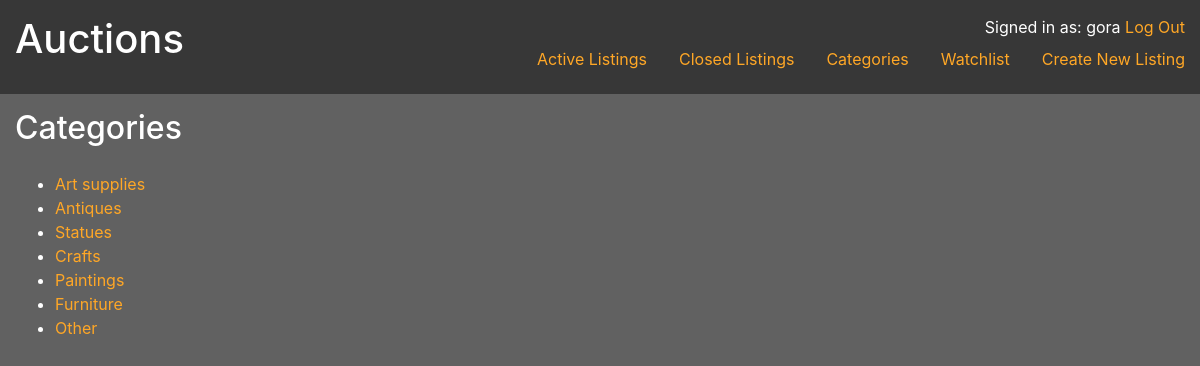
The app's page /categories (signed in) with its own data.
### auctions/models.py (models this page shows)
class User(AbstractUser):
    pass

class Category(models.Model):
    name = models.CharField(max_length=64)
    def __str__(self):
        return self.name

### auctions/views.py (the view)
# urls.py: path("categories", views.categories, name="categories")
def categories(request):
    return render(request, "auctions/categories.html", {
        "categories": Category.objects.all()
    })

### auctions/templates/auctions/categories.html
{% extends "auctions/layout.html" %} {% block body %}
<h2>Categories</h2>
<ul>
    {% for category in categories %}
    <li>
        <a href="{% url 'index' %}?category={{ category.id }}">
            {{ category }}
        </a>
    </li>
    {% endfor %}
</ul>
{% endblock %}

### auctions/templates/auctions/layout.html (shortened to what this page needs)
{% load static %}
<html lang="en">
<head>
    <link rel="stylesheet" href="https://stackpath.bootstrapcdn.com/bootstrap/4.4.1/css/bootstrap.min.css"
>
    <link href="{% static 'auctions/master.css' %}" rel="stylesheet">
</head>
<body>
<header>
    <h1 class="title">Auctions</h1>
    <div class="user-info">
        {% if user.is_authenticated %}
        Signed in as: {{ user.username }}
        <a href="{% url 'logout' %}">Log Out</a>
        {% else %}
        <a href="{% url 'login' %}">Log In</a>
        |
        <a href="{% url 'register' %}">Register</a>
        {% endif %}
    </div>
    <ul class="nav">
        <li class="nav-item">
            <a class="nav-link" href="{% url 'index' %}">Active Listings</a>
        </li>
        <li class="nav-item">
            <a class="nav-link" href="{% url 'index' %}?closed=true">Closed Listings</a>
        </li>
        <li class="nav-item">
            <a class="nav-link" href="{% url 'categories' %}">Categories</a>
        </li>
        {% if user.is_authenticated %}
        <li class="nav-item">
            <a class="nav-link" href="{% url 'watchlist' %}">Watchlist</a>
        </li>
        <li class="nav-item">
            <a class="nav-link" href="{% url 'createlist' %}">Create New Listing</a>
        </li>
        {% endif %}
    </ul>
</header>
<main>
    {% block body %}
    {% endblock %}
</main>
</body>
</html>

### auctions/static/auctions/master.css (style rules this page uses)
:root { --primary: #616161; --secondary: #ffa726; --primary-text: #ffffff; --primary-dark: #373737; --secondary-text: #000000; --secondary-dark: #c77800; }
body { background-color: var(--primary); color: var(--primary-text); margin: 0; padding: 0; }
a, a:link, a:visited, a:hover, a:focus, a:active { color: var(--secondary); }
header { display: grid; grid-template-areas: "title . status" "title nav nav"; background-color: var(--primary-dark); padding: 15px; }
header .title { grid-area: title; }
header .user-info { grid-area: status; text-align: right; }
header .nav { grid-area: nav; }
header ul { justify-content: flex-end; }
header li:last-child a { padding-right: 0; }
main { padding: 15px; }
h2 { margin-bottom: 25px; }

### records on screen
User: username "gora"
Category: name "Art supplies"
Category: name "Antiques"
Category: name "Statues"
Category: name "Crafts"
Category: name "Paintings"
Category: name "Furniture"
Category: name "Other"
